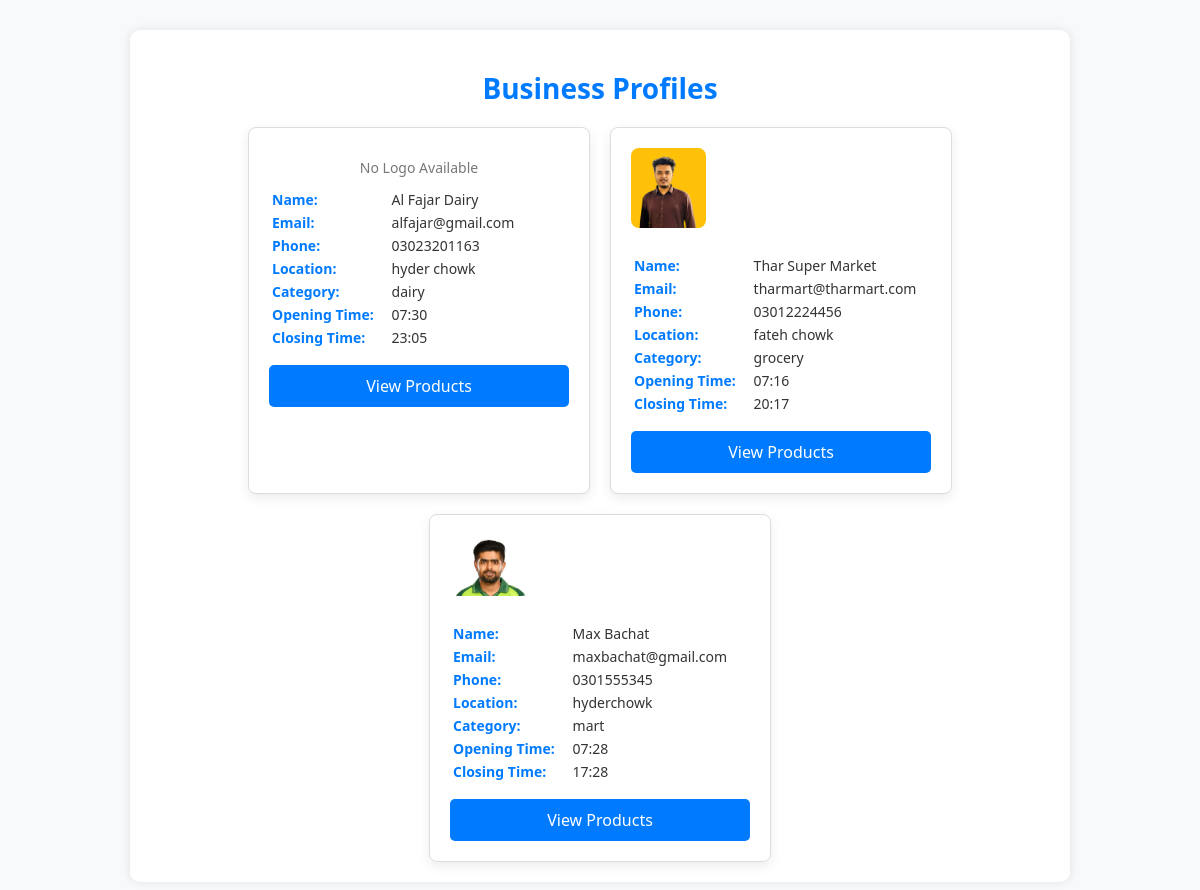
The app's page /business_index/, older data.
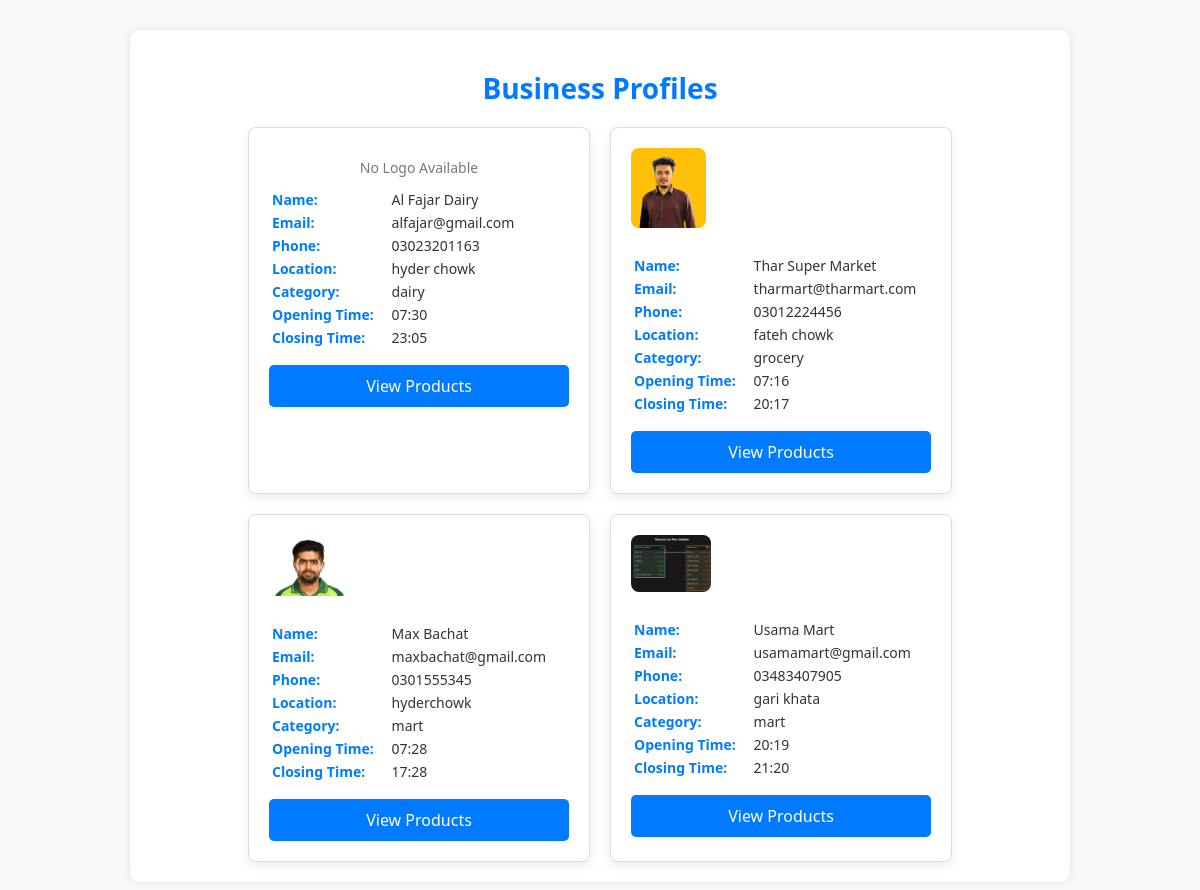
The same page, newer data.
### businesses/models.py (models this page shows, shortened)
class business_profile(models.Model):
    user = models.OneToOneField(User, on_delete=models.CASCADE,null=True)  # Links to Django's User model
    business_name = models.CharField(max_length=255, blank=True, null=True)  # Business name, nullable
    business_email = models.EmailField(unique=True, blank=True, null=True, default='example@example.com')  # Email, nullable with default
    business_num = models.CharField(max_length=15, blank=True, null=True)  # Phone number, nullable
    business_location = models.TextField(blank=True, null=True)  # Address, nullable
    business_category = models.CharField(max_length=255, default='Unknown')  # Category, with default
    business_logo = models.ImageField(upload_to='business_logos/', blank=True, null=True)  # Optional logo
    opening_time = models.TimeField(blank=True, null=True)  # Nullable opening time
    closing_time = models.TimeField(blank=True, null=True)  # Nullable closing time

### businesses/views.py (the view)
# urls.py: path('business_index/', views.business_index,name='business_index'),
def business_index(request):
    business=business_profile.objects.all()
    return render(request,'businesses/business_index.html',{'business':business})

### businesses/templates/businesses/business_index.html (shortened to what this page needs)
<!DOCTYPE html>
{% load static %}
<html lang="en">
<head>
</head>
<body>
    <div class="container">
        <h1>Business Profiles</h1>
        <div class="business-list">
            {% for business in business %}
                <div class="business-card">
                    {% if business.business_logo %}
                        <img src="{{ business.business_logo.url }}" alt="{{ business.business_name }} Logo" class="business-logo">
                    {% else %}
                        <div class="no-logo">No Logo Available</div>
                    {% endif %}
                    <table>
                        <tr>
                            <th>Name:</th>
                            <td>{{ business.business_name }}</td>
                        </tr>
                        <tr>
                            <th>Email:</th>
                            <td>{{ business.business_email }}</td>
                        </tr>
                        <tr>
                            <th>Phone:</th>
                            <td>{{ business.business_num }}</td>
                        </tr>
                        <tr>
                            <th>Location:</th>
                            <td>{{ business.business_location }}</td>
                        </tr>
                        <tr>
                            <th>Category:</th>
                            <td>{{ business.business_category }}</td>
                        </tr>
                        <tr>
                            <th>Opening Time:</th>
                            <td>{% if business.opening_time %} {{ business.opening_time|time:"H:i" }} {% else %} Not Available {% endif %}</td>
                        </tr>
                        <tr>
                            <th>Closing Time:</th>
                            <td>{% if business.closing_time %} {{ business.closing_time|time:"H:i" }} {% else %} Not Available {% endif %}</td>
                        </tr>
                    </table>
                    <a href="{% url 'view_business_products' username=business.business_name %}" class="view-products-btn">View Products</a>
                </div>
            {% empty %}
                <p>No businesses available at the moment.</p>
            {% endfor %}
        </div>
    </div>
</body>
</html>

### businesses/templates/businesses/business_index.html (style rules this page uses)
body { font-family: 'Segoe UI', Tahoma, Geneva, Verdana, sans-serif; margin: 0; background-color: #f7f9fb; color: #333; }
.container { max-width: 900px; margin: 30px auto; padding: 20px; background-color: white; border-radius: 10px; box-shadow: 0 0 10px rgba(0, 0, 0, 0.1); }
h1 { text-align: center; color: #007bff; font-size: 28px; margin-bottom: 20px; }
.business-list { display: flex; flex-wrap: wrap; gap: 20px; justify-content: center; }
.business-card { border: 1px solid #ddd; border-radius: 8px; padding: 20px; width: 300px; background-color: #fff; box-shadow: 0 4px 12px rgba(0, 0, 0, 0.08); transition: box-shadow 0.3s ease; }
.business-logo { max-width: 80px; max-height: 80px; object-fit: cover; margin-bottom: 10px; border-radius: 8px; }
.no-logo { text-align: center; font-size: 14px; color: #777; margin-top: 10px; }
.business-card table { width: 100%; margin-top: 10px; font-size: 14px; }
.business-card th { text-align: left; width: 40%; padding-right: 10px; color: #007bff; }
.business-card td { text-align: left; }
.view-products-btn { display: block; text-align: center; background-color: #007bff; color: white; padding: 10px 20px; text-decoration: none; border-radius: 5px; margin-top: 15px; transition: background-color 0.3s; }

Row changes from the older to the newer data that the page shows:
added business_profile: business_logo (picture), business_name "Usama Mart", business_email "usamamart@gmail.com", business_num "03483407905", business_location "gari khata", business_category "mart", opening_time "20:19", closing_time "21:20"
